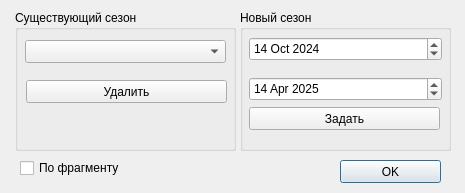
<?xml version="1.0" encoding="UTF-8"?>
<ui version="4.0">
 <class>Choose_loses_typeDialog</class>
 <widget class="QDialog" name="dialog">
  <property name="geometry">
   <rect>
    <x>0</x>
    <y>0</y>
    <width>465</width>
    <height>193</height>
   </rect>
  </property>
  <property name="minimumSize">
   <size>
    <width>465</width>
    <height>193</height>
   </size>
  </property>
  <property name="maximumSize">
   <size>
    <width>465</width>
    <height>193</height>
   </size>
  </property>
  <property name="windowTitle">
   <string>Расчет нормируемых тепловых потерь</string>
  </property>

  

  <widget class="QGroupBox" name="group_Static1">
   <property name="geometry">
    <rect>
     <x>240</x>
     <y>10</y>
     <width>211</width>
     <height>141</height>
    </rect>
   </property>
   <property name="title">
    <string>Новый сезон</string>
   </property>
  </widget>

  
  <widget class="QPushButton" name="push_Ok">
   <property name="geometry">
    <rect>
     <x>340</x>
     <y>160</y>
     <width>101</width>
     <height>23</height>
    </rect>
   </property>
   <property name="text">
    <string>OK</string>
   </property>
  </widget>



  <widget class="QDateEdit" name="date_Datetimepicker1">
   <property name="geometry">
    <rect>
     <x>249</x>
     <y>37</y>
     <width>193</width>
     <height>24</height>
    </rect>
   </property>
   <property name="dateTime">
    <datetime>
     <hour>19</hour>
     <minute>0</minute>
     <second>0</second>
     <year>2024</year>
     <month>10</month>
     <day>14</day>
    </datetime>
   </property>
  </widget>
  <widget class="QDateEdit" name="date_Datetimepicker2">
   <property name="geometry">
    <rect>
     <x>249</x>
     <y>77</y>
     <width>193</width>
     <height>24</height>
    </rect>
   </property>
   <property name="dateTime">
    <datetime>
     <hour>19</hour>
     <minute>0</minute>
     <second>0</second>
     <year>2025</year>
     <month>4</month>
     <day>14</day>
    </datetime>
   </property>
  </widget>
  <widget class="QPushButton" name="push_Add_heating_date">
   <property name="geometry">
    <rect>
     <x>249</x>
     <y>107</y>
     <width>191</width>
     <height>23</height>
    </rect>
   </property>
   <property name="text">
    <string>Задать</string>
   </property>
  </widget>
  <widget class="QCheckBox" name="check_Fragment">
   <property name="geometry">
    <rect>
     <x>20</x>
     <y>160</y>
     <width>112</width>
     <height>16</height>
    </rect>
   </property>
   <property name="text">
    <string>По фрагменту</string>
   </property>
  </widget>


  <widget class="QGroupBox" name="group_Static2">
   <property name="geometry">
    <rect>
     <x>15</x>
     <y>10</y>
     <width>221</width>
     <height>141</height>
    </rect>
   </property>
   <property name="title">
    <string>Существующий сезон</string>
   </property>
   <widget class="QComboBox" name="combo_Combo1">
    <property name="geometry">
     <rect>
      <x>10</x>
      <y>30</y>
      <width>201</width>
      <height>23</height>
     </rect>
    </property>
   </widget>
   <widget class="QPushButton" name="push_Del">
    <property name="geometry">
     <rect>
      <x>11</x>
      <y>70</y>
      <width>201</width>
      <height>23</height>
     </rect>
    </property>
    <property name="text">
     <string>Удалить</string>
    </property>
   </widget>
  </widget>
  <widget class="QGroupBox" name="group_Static3">
   <property name="geometry">
    <rect>
     <x>130</x>
     <y>380</y>
     <width>301</width>
     <height>57</height>
    </rect>
   </property>
   <property name="title">
    <string>Тип потерь</string>
   </property>
   <widget class="QRadioButton" name="radio_Radio1">
    <property name="geometry">
     <rect>
      <x>170</x>
      <y>20</y>
      <width>100</width>
      <height>16</height>
     </rect>
    </property>
    <property name="text">
     <string>нормируемые</string>
    </property>
    <attribute name="buttonGroup">
     <string notr="true">bg_Radio1</string>
    </attribute>
   </widget>
   <widget class="QRadioButton" name="radio_Radio2">
    <property name="geometry">
     <rect>
      <x>20</x>
      <y>20</y>
      <width>100</width>
      <height>16</height>
     </rect>
    </property>
    <property name="text">
     <string>фактические</string>
    </property>
    <attribute name="buttonGroup">
     <string notr="true">bg_Radio1</string>
    </attribute>
   </widget>
  </widget>
 </widget>
 <resources/>
 <connections/>
 <buttongroups>
  <buttongroup name="bg_Radio1"/>
 </buttongroups>
</ui>
